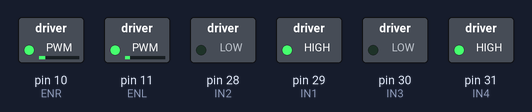
Simulated run of this sketch. Board: Arduino Mega 2560, built with avr-gcc and run on an emulated ATmega2560. On the bench: switched loads named in the sketch (green lamp = pin HIGH).

Above: at 0.1 s.
Timing chart, 0 to 1.6 s (numbered marks = the images above):
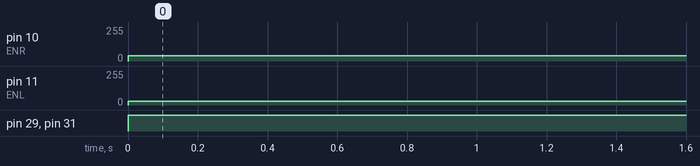

The sketch:

self_driving_robot.ino
```cpp
#define IN1 29 // 핀 번호는 자신의 환경에 맞도록 설정
#define IN2 28
#define ENR 10
#define IN3 30
#define IN4 31
#define ENL 11

void setup()
{
    pinMode (IN1, OUTPUT);
    pinMode (IN2, OUTPUT);
    pinMode (IN3, OUTPUT);
    pinMode (IN4, OUTPUT);
    pinMode (ENL, OUTPUT);
    pinMode (ENR, OUTPUT);
}

void motor_l(int speed)
{
  if (speed >=0)
  {
    digitalWrite(IN1, LOW);
    digitalWrite(IN2, HIGH);
    analogWrite (ENL, speed); // 0-255
  }
  else
  {
    digitalWrite(IN1, HIGH);
    digitalWrite(IN2, LOW);
    analogWrite (ENL, -speed);
  }
}

void motor_r(int speed)
{
  if (speed >=0)
  {
    digitalWrite(IN3, LOW);
    digitalWrite(IN4, HIGH);
    analogWrite (ENR, speed); // 0-255
  }
  else
  {
    digitalWrite(IN3, HIGH);
    digitalWrite(IN4, LOW);
    analogWrite (ENR, -speed);
  }
}

void loop()
{
    motor_l(-30);
    motor_r(40);
}
```

Measured:
- by itself, pin 10 (ENR): 0/255 → 40/255 at 0.00 s
- by itself, pin 11 (ENL): 0/255 → 30/255 at 0.00 s
- by itself, pin 29 (IN1), pin 31 (IN4): LOW → HIGH at 0.00 s
